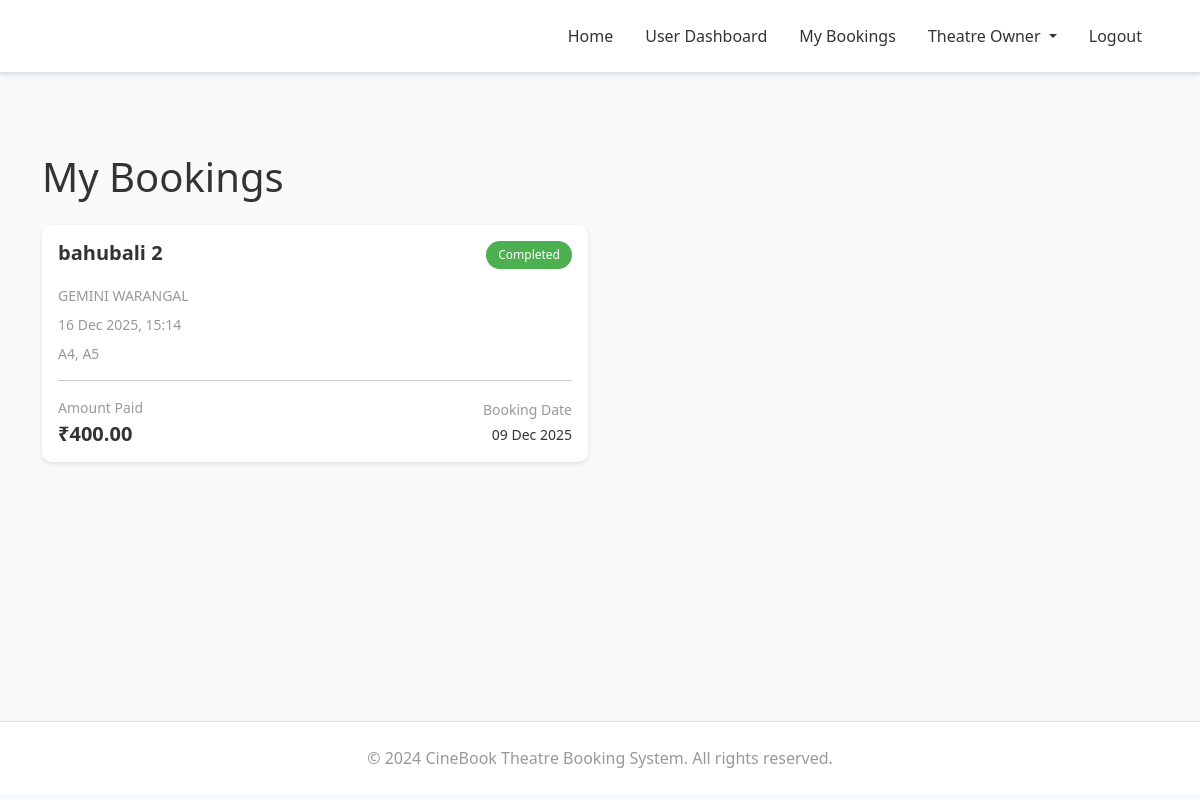
/my-bookings/ (signed in), run on the app's committed database.
### booking_app/models.py (models this page shows, shortened)
class Booking(models.Model):
    STATUS_CHOICES = [
        ('pending', 'Pending'),
        ('completed', 'Completed'),
        ('cancelled', 'Cancelled'),
    ]
    user = models.ForeignKey(User, on_delete=models.CASCADE, related_name='bookings')
    movie = models.ForeignKey(Movie, on_delete=models.CASCADE, related_name='bookings')
    seats = models.ManyToManyField(Seat, related_name='bookings')
    total_price = models.DecimalField(max_digits=10, decimal_places=2)
    status = models.CharField(max_length=20, choices=STATUS_CHOICES, default='pending')
    booking_date = models.DateTimeField(auto_now_add=True)
    payment_date = models.DateTimeField(null=True, blank=True)
    transaction_id = models.CharField(max_length=100, blank=True)
    class Meta:
        ordering = ['-booking_date']

class Movie(models.Model):
    theatre = models.ForeignKey(Theatre, on_delete=models.CASCADE, related_name='movies')
    title = models.CharField(max_length=200)
    description = models.TextField(blank=True)
    genre = models.CharField(max_length=100, blank=True)
    duration = models.IntegerField(help_text="Duration in minutes")
    price_per_seat = models.DecimalField(max_digits=8, decimal_places=2)
    poster = models.ImageField(upload_to='posters/', blank=True)
    show_date = models.DateTimeField()
    total_seats = models.IntegerField(default=0)
    created_at = models.DateTimeField(auto_now_add=True)
    updated_at = models.DateTimeField(auto_now=True)
    class Meta:
        ordering = ['-show_date']

class Theatre(models.Model):
    owner = models.ForeignKey(User, on_delete=models.CASCADE, related_name='theatres')
    name = models.CharField(max_length=200)
    location = models.CharField(max_length=300)
    seats_per_row = models.IntegerField(default=10)
    created_at = models.DateTimeField(auto_now_add=True)
    updated_at = models.DateTimeField(auto_now=True)
    class Meta:
        ordering = ['-created_at']

class Seat(models.Model):
    SEAT_STATUS = [
        ('available', 'Available'),
        ('booked', 'Booked'),
        ('locked', 'Locked'),
    ]
    movie = models.ForeignKey(Movie, on_delete=models.CASCADE, related_name='seats')
    row = models.CharField(max_length=1)
    column = models.IntegerField()
    status = models.CharField(max_length=20, choices=SEAT_STATUS, default='available')
    class Meta:
        unique_together = ('movie', 'row', 'column')

### booking_app/views.py (the view)
# urls.py: path('my-bookings/', views.my_bookings, name='my_bookings'),
@login_required(login_url='login')
def my_bookings(request):
    bookings = request.user.bookings.all()
    context = {
        'bookings': bookings,
    }
    return render(request, 'booking_app/my_bookings.html', context)

### booking_app/templates/booking_app/my_bookings.html (shortened to what this page needs)
{% extends 'booking_app/base.html' %}
{% block content %}
<div class="container py-5">
    <h1 class="text-dark mb-4">My Bookings</h1>
    {% if bookings %}
        <div class="row g-4">
            {% for booking in bookings %}
                <div class="col-md-6">
                    <div class="card border-0 shadow-sm h-100">
                        <div class="card-body">
                            <div class="d-flex justify-content-between align-items-start mb-3">
                                <h5 class="card-title text-dark mb-0">{{ booking.movie.title }}</h5>
                                <span class="badge bg-success">{{ booking.get_status_display }}</span>
                            </div>
                            <p class="text-muted small mb-2">
                                 {{ booking.movie.theatre.name }}
                            </p>
                            <p class="text-muted small mb-2">
                                 {{ booking.movie.show_date|date:"d M Y, H:i" }}
                            </p>
                            <p class="text-muted small mb-3">
                                {% for seat in booking.seats.all %}
                                    {{ seat.row }}{{ seat.column }}{% if not forloop.last %}, {% endif %}
                                {% endfor %}
                            </p>
                            <hr>
                            <div class="d-flex justify-content-between align-items-center">
                                <div>
                                    <p class="text-muted small mb-1">Amount Paid</p>
                                    <h5 class="text-dark fw-bold mb-0">₹{{ booking.total_price }}</h5>
                                </div>
                                <div class="text-end">
                                    <p class="text-muted small mb-1">Booking Date</p>
                                    <p class="text-dark small mb-0">{{ booking.booking_date|date:"d M Y" }}</p>
                                </div>
                            </div>
                        </div>
                    </div>
                </div>
            {% endfor %}
        </div>
    {% else %}
        <div class="alert alert-secondary text-center py-5">
            <h5 class="text-dark">No bookings yet</h5>
            <p class="text-muted mb-3">Start booking your favorite movies today!</p>
            <a href="{% url 'home' %}" class="btn btn-dark">Browse Movies</a>
        </div>
    {% endif %}
</div>
{% endblock %}

### booking_app/static/css/style.css (style rules this page uses)
:root { --primary-color: #000; --secondary-color: #fff; --text-dark: #333; --text-light: #666; --border-color: #e9ecef; --shadow: 0 2px 4px rgba(0, 0, 0, 0.1); }
* { margin: 0; padding: 0; box-sizing: border-box; }
body { font-family: 'Segoe UI', Tahoma, Geneva, Verdana, sans-serif; background-color: #f8f9fa; color: var(--text-dark); }
.card { border: none !important; border-radius: 10px; transition: all 0.3s ease; background: white; }
.card-title { font-weight: 600; margin-bottom: 1rem; }
.badge { padding: 0.5rem 0.75rem; border-radius: 20px; font-weight: 500; }
.badge.bg-success { background-color: #4CAF50 !important; }
.text-dark { color: var(--text-dark) !important; }
.text-muted { color: #999 !important; }
.fw-bold { font-weight: 700 !important; }
.border-0 { border: none !important; }
.shadow-sm { box-shadow: var(--shadow) !important; }

### data on the page
Booking: movie "bahubali 2", status "Completed", movie.theatre.name "GEMINI WARANGAL", movie.show_date "16 Dec 2025, 15:14", total_price "400.00", booking_date "09 Dec 2025"
Seat: row "A", column "4"
Seat: row "A", column "5"
